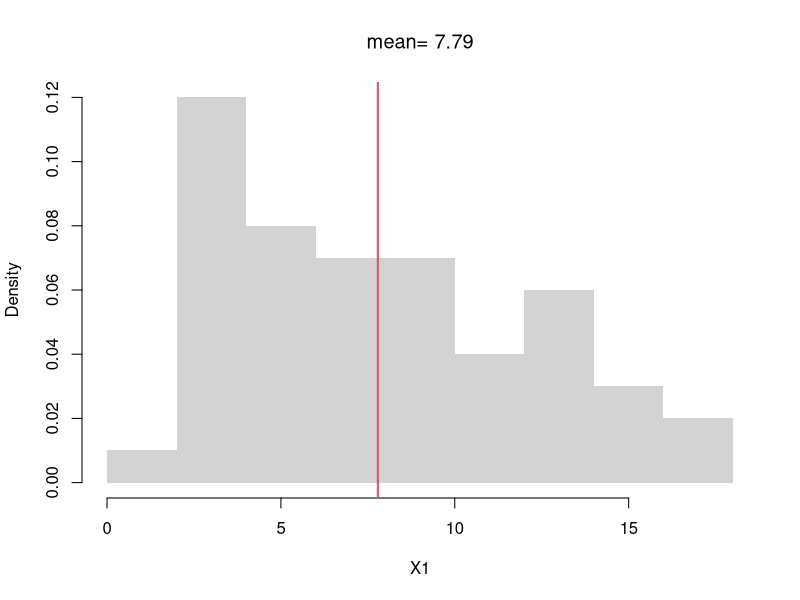
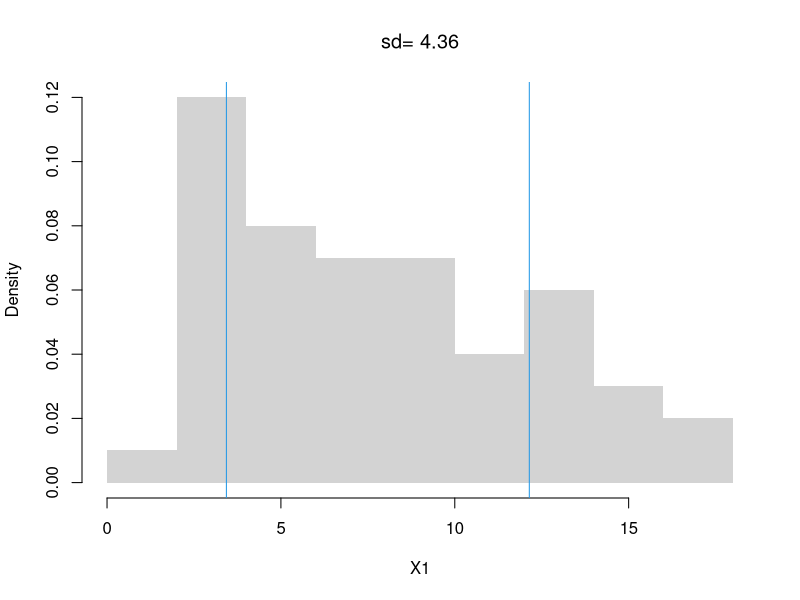
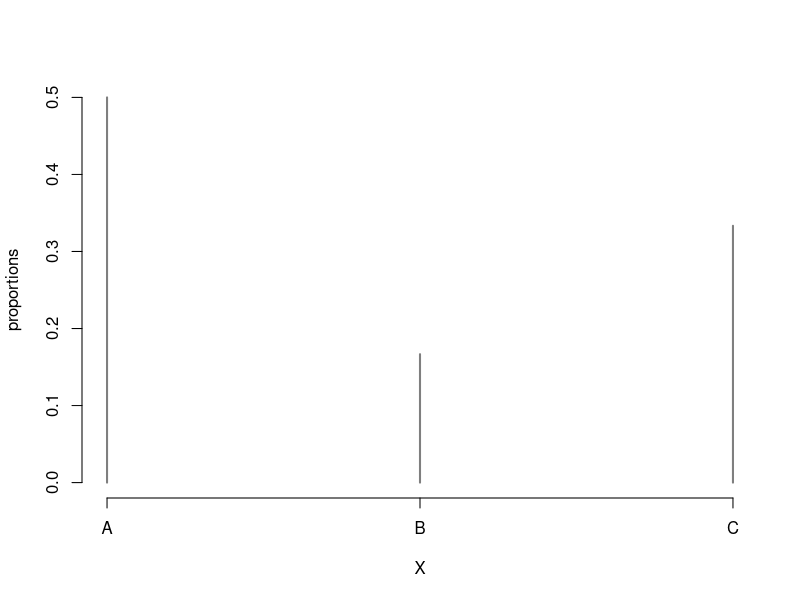
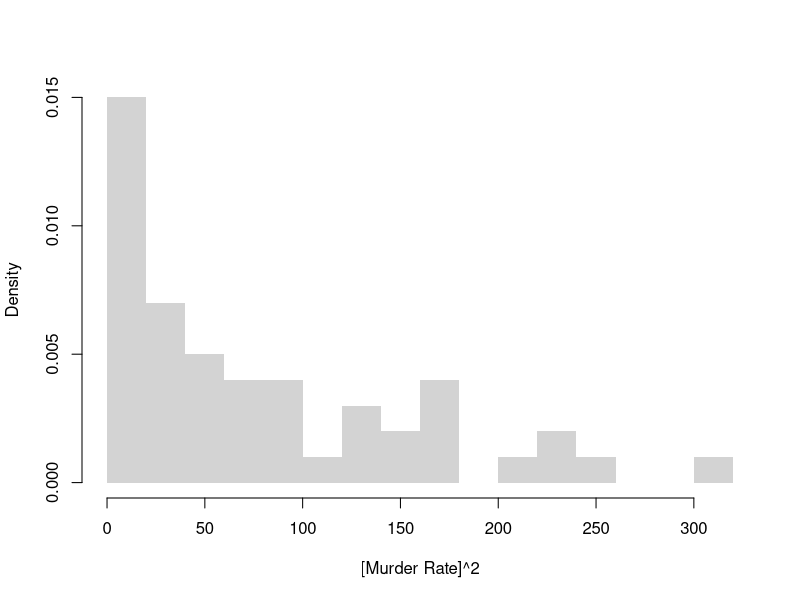
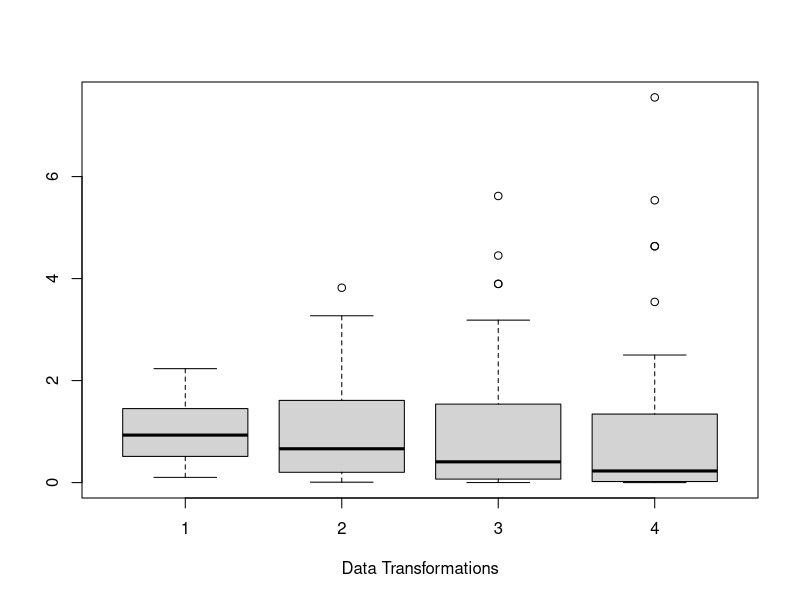
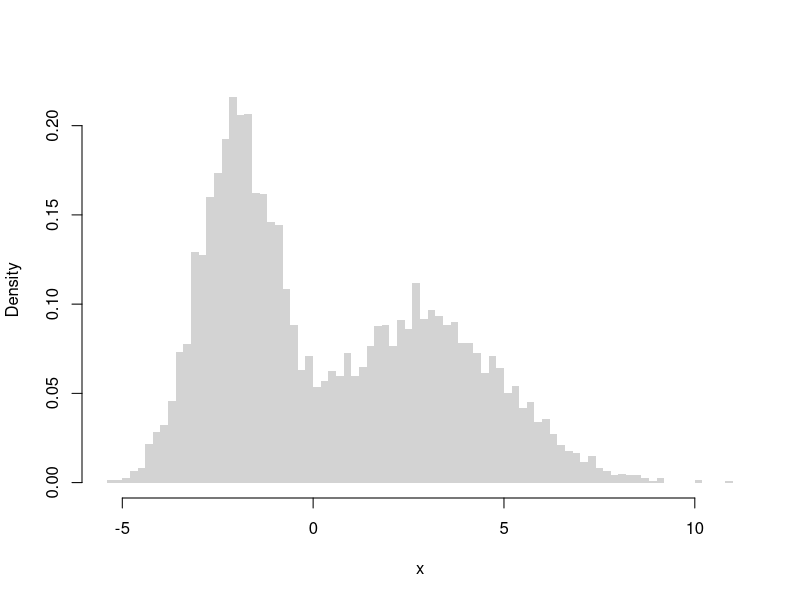
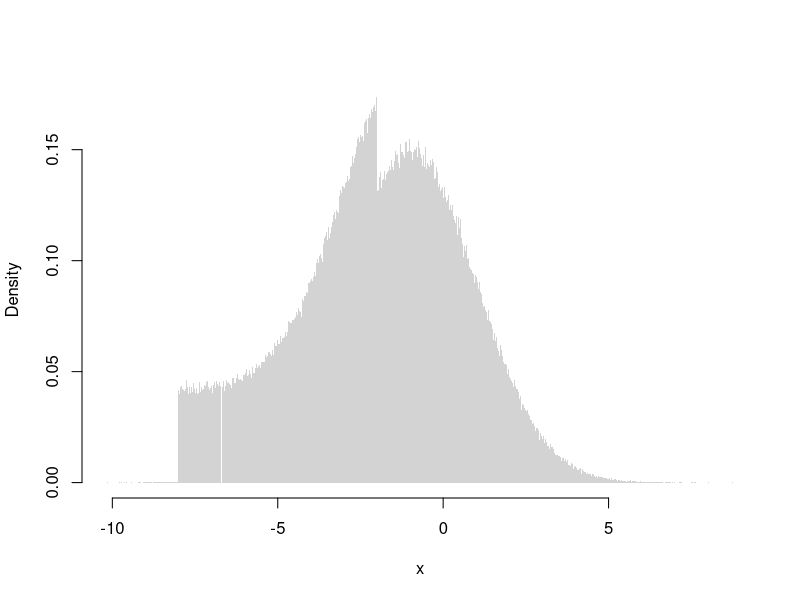
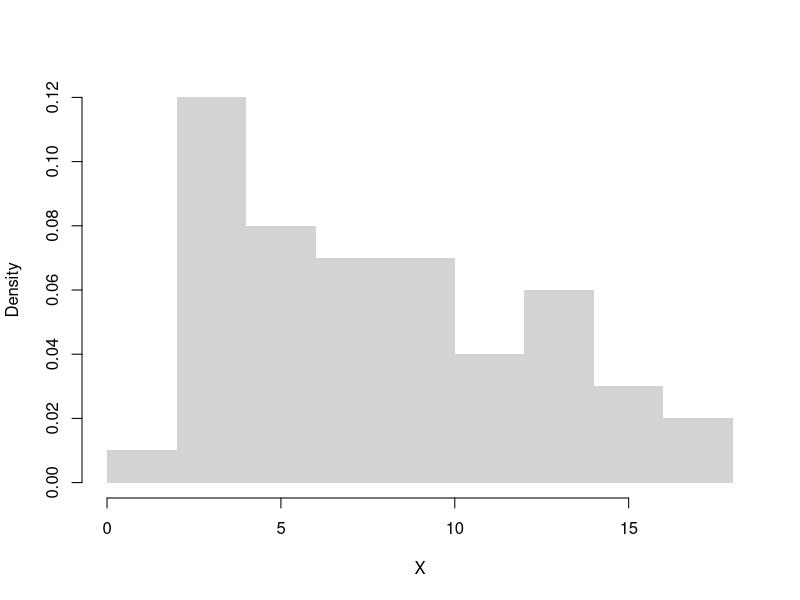

Here is the R script that generated these plots, in order:
## ---- chunk 1
statistic <- function(X, f){
    y <- f(X)
    return(y)
}

X <- c(0,1,3,10,6) # Data
statistic(X, sum)
## ---- chunk 2
# A random sample (real data)
X <- USArrests[,'Murder']
summary(X)

# A random sample (computer simulation)
X <-  runif(1000)
summary(X)

# Another random sample (computer simulation)
X <- rnorm(1000) 
summary(X)
## ---- chunk 3
X <- c(1,4,10)
sum(X)/length(X)
mean(X)
## ---- chunk 4
# compute the mean of a random sample
X1 <- USArrests[,'Murder']
X1_mean <- mean(X1)
X1_mean

# visualize on a histogram
hist(X1, border=NA, main=NA, freq=F,)
abline(v=X1_mean, col=2, lwd=2)
title(paste0('mean= ', round(X1_mean,2)), font.main=1)
## ---- chunk 5
X <- c(1,4,10)
X_mean <- mean(X)
X_var <- mean( (X - X_mean)^2 )
sqrt(X_var)
## ---- chunk 6
X1_s <- sd(X1) # sqrt(var(X))
hist(X1, border=NA, main=NA, freq=F)
X1_s_lh <- c(X1_mean - X1_s,  X1_mean + X1_s)
abline(v=X1_s_lh, col=4)
text(X1_s_lh, -.02,
    c( expression(bar(X)-s[X]), expression(bar(X)+s[X])),
    col=4, adj=0)
title(paste0('sd= ', round(X1_s,2)), font.main=1)
## ---- chunk 7
X <- c(1,4,10)

X_mean <- mean(X)
X_var <- mean( (X - X_mean)^2 )
X_var

# Corrected Version
n <- length(X)  
X_var2 <- sum( (X - X_mean)^2 )/(n-1)
X_var2

var(X) # R-Version
## ---- chunk 8
X1 <- USArrests[,'Murder']
median(X1)
quantile(X1, prob=0.5)
## ---- chunk 9
X1_extreme <- c(X1, 1000) # add one extreme value
#par(mfrow=c(1,2)) # visualize side-by-side
#hist(X1)
#hist(X1_extreme)

# Which measures of central tendency are robust
# to a single extreme value?
mean( X1)
mean( X1_extreme )

quantile(X1, prob=0.5)
quantile(X1_extreme, prob=0.5)
## ---- chunk 10
IQR(X1)
mad(X1)
## ---- chunk 11
X <- c(-100,1,4,10,10)
# An intuitive alternative to sd(X), used in the boxplot
quants <- quantile(X, probs=c(.25,.75))
quants[2]-quants[1]
IQR(X)
## ---- chunk 12
#Another alternative to sd(X)
mad(X, constant=1)

# Computationally equivalent
# x_med <- quantile(X, probs=.5)
# x_absdev <- abs(X -x_med)
# quantile(x_absdev, probs=.5)
## ---- chunk 13
sd(X1)
sd(X1_extreme)

IQR(X1)
IQR(X1_extreme)

mad(X1, constant=1)
mad(X1_extreme, constant=1)
## ---- chunk 14
Homework1 <- c(score=88, weight=0.25)
Homework2 <- c(score=92, weight=0.25)
Exam1 <- c(score=67, weight=0.2)
Exam2 <- c(score=90, weight=0.3)

Grades <- rbind(Homework1, Homework2, Exam1, Exam2)
Grades
## ---- chunk 15
# Manual Way
88*0.25 + 92*0.25 + 67*0.2 + 90*0.3

# Computerized Way
Values <- Grades[,'score'] * Grades[,'weight']
FinalGrade <- sum(Values)
FinalGrade
## ---- chunk 16
X <- c(1,2,1,3,1)
mean(X)

proportions <- table(X)/length(X)
proportions
vals <- sort(unique(X))
sum(vals*proportions)
## ---- chunk 17
weighted.quantile <- function(x, w, probs){
    #See spatstat.univar::weighted.quantile
    oo <- order(x)
    x <- x[oo]
    w <- w[oo]
    Fx <- cumsum(w)/sum(w)
    quantile_id <- max(which(Fx <= probs))+1
    xq <- x[quantile_id] 
    return(xq)
}

## Unweighted
quantile(X, probs=.5)
weights <- rep(1, length(X))
weighted.quantile(x=X, w=weights, probs=.5)

## Weighted
weights <- seq(X)
weights <- weights/sum(weights) # normalize
weighted.quantile(x=X, w=weights, probs=.5)
## ---- chunk 18
X <- c('A', 'B', 'A', 'C', 'C', 'A')
proportions <- table(X)/length(X)
plot(proportions, col=grey(0,0.5))

# mode(s)
mode_id <- which(proportions==max(proportions))
names(proportions)[ mode_id ]
## ---- chunk 19
# freq. spreads
sd(proportions)
sum(proportions^2)

# freq. concentration at mode
max(proportions)/mean(proportions)
## ---- chunk 20
X <- USArrests[,'Murder']
hist( X^2, border=NA, 
	xlab='[Murder Rate]^2',
	main=NA, freq=F, breaks=20)

skewness <-  function(X){
 X_mean <- mean(X)
 m3 <- mean((X - X_mean)^3)
 s3 <- sd(X)^3
 skew <- m3/s3
 return(skew)
}

skewness( X^2 )
skewness( X^3 )
## ---- chunk 21
X1 <- X^1/mean(X^1)
X2 <- X^2/mean(X^2)
X3 <- X^3/mean(X^3)
X4 <- X^4/mean(X^4)
boxplot(X1, X2, X3, X4,
	names=c(1,2,3,4), xlab='Data Transformations',
	main=NA)


kurtosis <- function(X){  
 X_mean <- mean(X)
 m4 <- mean((X - X_mean)^4) 
 s4 <- sd(X)^4
 kurt <- m4/s4
 return(kurt)
 # use instead to compare against normal
 # excess_kurt <- kurt - 3 
}

kurtosis( X1 )
kurtosis( X2 )
kurtosis( X3 )
kurtosis( X4 )
## ---- chunk 22
# Complicated Random Variable
r_ugly0 <- function(n, populationMean=c(-2, 3), populationVar=c(1, 4), prob=c(.5,.5)){
  # Which distribution is each observation coming from
  di <- sample(c(1,2), size=n, replace=TRUE, prob=prob)
  rnorm(n, mean=populationMean[di], sd=sqrt(populationVar)[di])
}

X <- r_ugly0(6000)
hist(X, breaks=60,
    freq=F, border=NA,
    xlab="x", main='')

#hist( rbeta(1000, .6, .6), border=NA, main=NA, freq=F, breaks=20)
## ---- chunk 23
# Another Complicated Random Variable
r_ugly1 <- function(n, theta1=c(-8,-1), theta2=c(-2,2), rho=.25){
    omega   <- rbinom(n, size=1, rho)
    epsilon <- omega * runif(n, theta1[1], theta2[1]) +
        (1-omega) * rnorm(n, theta1[2], theta2[2])
    return(epsilon)
}
# Very Large Sample
X <- r_ugly1(1000000)
hist(X, breaks=1000, freq=F, border=NA,
    xlab="x", main='')
## ---- chunk 24
x <- 1:4

y <- exp(x)
y

z <- log(y)
z
## ---- chunk 25
# Box–Cox transform and inverse
bc_transform <- function(x, lambda) {
  if (any(x <= 0)) stop("Box-Cox requires x > 0")
  if (abs(lambda) < 1e-8) log(x) else (x^lambda - 1)/lambda
}
bc_inverse <- function(t, lambda) {
  if (abs(lambda) < 1e-8) exp(t) else (lambda*t + 1)^(1/lambda)
}

X <- USArrests[,'Murder']
hist(X, main='', border=NA, freq=F)

par(mfrow=c(1,3))
for(lambda in c(-1,0,1)){
    Y <- bc_transform(X, lambda)
    hist(Y, 
        main=bquote(paste(lambda,'=',.(lambda))),
        border=NA, freq=F)
}
## ---- chunk 26
# Continuous Example 1
x <- c(0, 1.123, 2.987, 3.654)
mean( sqrt(x) )
sqrt( mean(x) ) 

# Continuous Example 2
mean( log(x) )
log( mean(x) ) 
## ---- chunk 27
## Discrete Example
x  <- c(1,2,3)
px <- c(0.2,0.5,0.3)
MX <- sum(x * px)
MX

g  <- sqrt
g(MX)

MY <- sum(g(x) * px)
MY
## ---- chunk 28
mean( exp(x) )
exp( mean(x) )  
